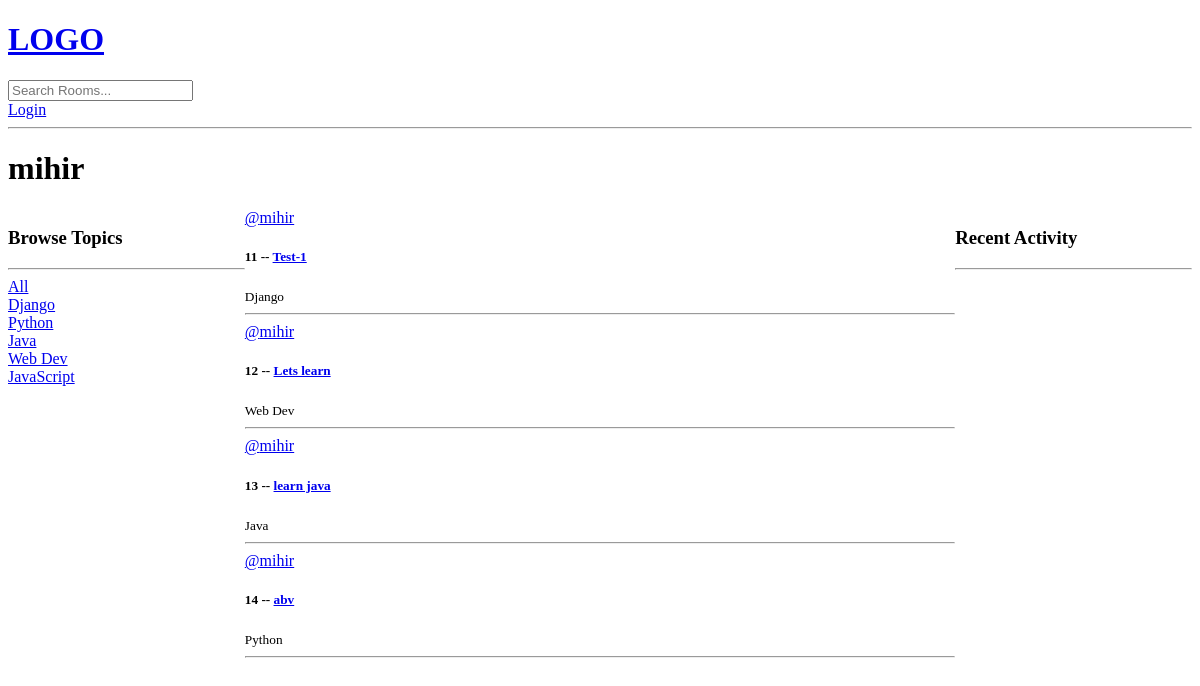
/profile/3/, run on an earlier commit of the app's database.
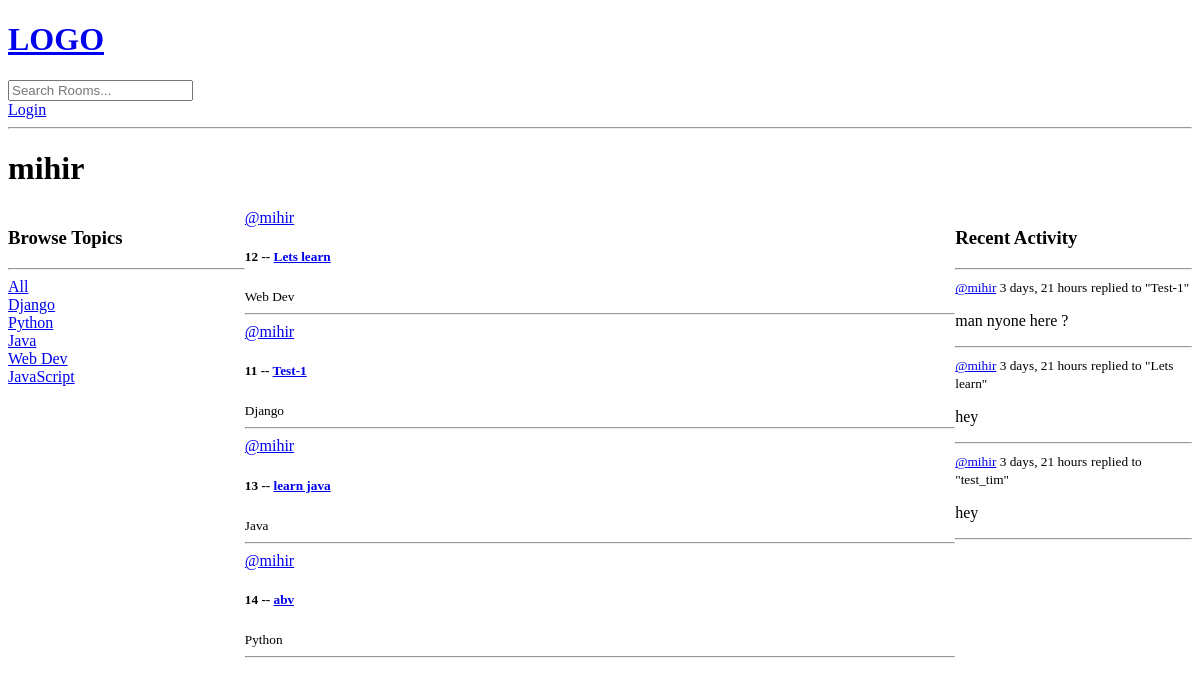
And on a later commit of the database.
### base/models.py (models this page shows)
class Topic(models.Model):
    name = models.CharField(max_length=200)
    def __str__(self):
        return self.name

class Room(models.Model):
    host = models.ForeignKey(User,on_delete=models.SET_NULL,null=True)
    topic = models.ForeignKey(Topic,on_delete=models.SET_NULL,null=True)
    name = models.CharField(max_length=200)
    description = models.TextField(null=True,blank=True)
    participants = models.ManyToManyField(User,related_name="participants",blank=True)
    updated = models.DateTimeField(auto_now=True)
    created = models.DateTimeField(auto_now_add=True)
    class Meta:
        ordering= ['-updated','-created']
    def __str__(self):
            return self.name

class Message(models.Model):
    user = models.ForeignKey(User,on_delete=models.CASCADE)
    room = models.ForeignKey(Room,on_delete=models.CASCADE)
    body = models.TextField()
    updated = models.DateTimeField(auto_now=True)
    created = models.DateTimeField(auto_now_add=True)
    class Meta:
        ordering= ['-updated','-created']
    def __str__(self):
        return self.body[0:50]

### base/views.py (the view)
# urls.py: path('profile/<str:pk>/',views.userProfile,name="user-profile"),
def userProfile(request,pk):
    user=User.objects.get(id=pk)
    rooms=user.room_set.all()
    room_messages =user.message_set.all()
    topics=Topic.objects.all()
    context={'user':user,'rooms':rooms,'topics':topics,'room_messages':room_messages}
    return render(request,'base/profile.html',context)

### base/templates/base/profile.html (shortened to what this page needs)
{% extends 'main.html' %}
{% block content %}
<h1>{{user.username}}</h1>
<div class="profile-container">
    <div>
        {% include 'base/topic_component.html' %}
    </div>
    <div>
        {% include 'base/feed_component.html' %}
    </div>
    <div>
        {% include 'base/activity_component.html' %}
    </div>
</div>
{% endblock content %}

### templates/main.html (shortened to what this page needs)
<!DOCTYPE html>
<html lang="en">
<head>
</head>
<body>
    {% include 'navbar.html' %}
    {% block content %}{% endblock %}
</body>
</html>

### templates/navbar.html
<a href="/">
    <h1>LOGO</h1>
</a>
<form method="GET" action="{% url 'home' %}">
    <input type="text" name="q" placeholder="Search Rooms...">
</form>
{% if request.user.is_authenticated %}
<p>Hello {{request.user}}</p>
<a href="{% url 'logout' %}">Logout</a>
{% else %}
<a href="{%url 'login' %}">Login</a>
{% endif %}
<hr>

### base/templates/base/topic_component.html
<h3>Browse Topics</h3>
<hr />
<div>
  <a href="{%  url 'home' %}">All</a>
</div>
{% for topic in topics%}
<div>
  <a href="{%  url 'home' %}?q={{topic.name}}">{{topic}}</a>
</div>
{% endfor %}

### base/templates/base/feed_component.html (shortened to what this page needs)
<div>
    {% for room in rooms %}
<div>
    <a href="{% url 'user-profile' room.host.id %}">@{{room.host.username}}</a>
    <h5>
      {{room.id}} -- <a href="{% url 'room' room.id %}">{{room.name}}</a>
    </h5>
    <small>{{room.topic.name}}</small>
    <hr />
  </div>
  {% endfor %}
</div>

### base/templates/base/activity_component.html (shortened to what this page needs)
<h3>Recent Activity</h3>
<hr />
{% for message in room_messages %}
<div>
  <small> <a href="{% url 'user-profile' message.user.id %}">@{{message.user}}</a> {{message.created|timesince}}</small>
  <small>replied to "{{message.room}}"</small>
  <p>{{message}}</p>
  <hr />
</div>
{% endfor %}

### base/templates/base/profile.html (style rules this page uses)
.profile-container { display: grid; grid-template-columns: 1fr 3fr 1fr; }

What changed in the data, as far as the page shows it:
changed Room "Lets learn": moves up the list
added Message: user "mihir", created "3 days, 21 hours", room "Test-1", body "man nyone here ?"
added Message: user "mihir", created "3 days, 21 hours", room "Lets learn", body "hey"
added Message: user "mihir", created "3 days, 21 hours", room "test_tim", body "hey"
